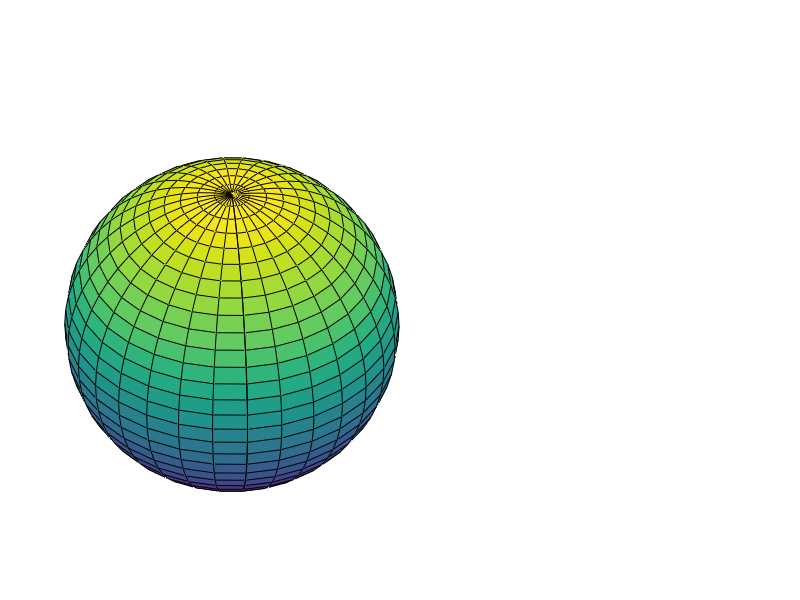

Recreate this plot in MATLAB.
[x, y, z] = ellipsoid(0,0,0,10,10,10,30);
figure
surf(x, y, z)
%campos('manual')
axis vis3d off
campos([10,10,10])
camtarget([-6,11.5,-3])
camroll(0)




